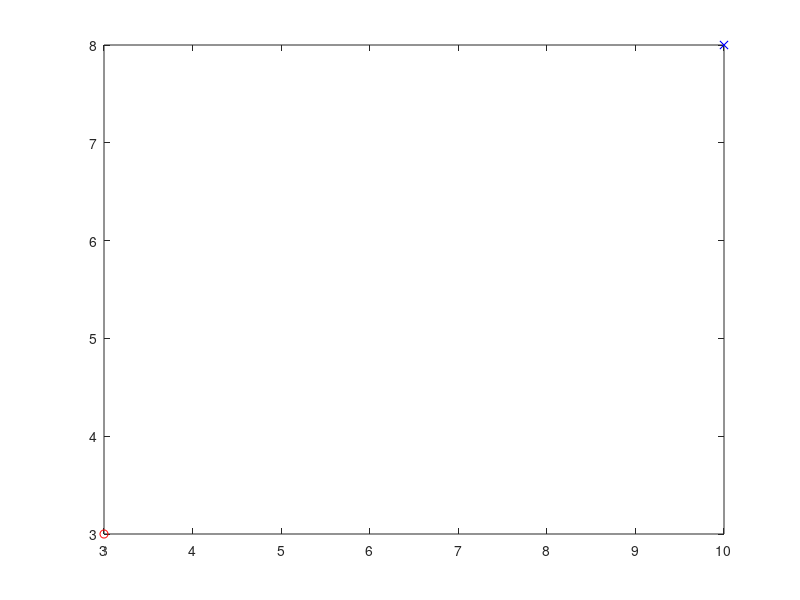

MATLAB code to generate this figure: (Note: this script raises an error after producing the figure.)
%-----------This file aims to use sliding mode control law to get the 
%-----------input of the second-integrator form state function, i.e.,
%-----------dx1 = x2;
%-----------dx2 = u
%% initialization
clear;
clc;
close all;
target = [10 8];
obs = [3 3;
    8 6];
obs_r = 0.3;
reactR = 1.2;
buffer_r = 1.5;

p1 = plot(target(1), target(2),  'bx');
hold on;
p2 = plot(obs(1, 1), obs(1, 2),  'ro');
hold on;
circle(obs(1, :), obs_r,  'r');
hold on;
circle(obs(1, :), reactR,  'k');
hold on;
p3 = plot(obs(2, 1), obs(2, 2),  'ro');
hold on;
circle(obs(2, :), obs_r,  'r');
hold on;
circle(obs(2, :), reactR,  'k');
hold on;

% Initial Conditions
x = [0 0;
    0 0;
    6 0.5;
    0 0;
    3 5;
    0 0];
x1_1 = x(1, :);
x1_2 = x(2, :);
x2_1 = x(3, :);
x2_2 = x(4, :);
x3_1 = x(5, :);
x3_2 = x(6, :);
pos = [x1_1; x2_1; x3_1];
k = convhull(pos);
plot(pos(k ,1), pos(k, 2), 'b');
hold on;
% Formation shape that agents are going to follow
F = [2, 0;
    0, 2];

e1 = zeros(1, 2);
e2 = zeros(1, 2);
e3 = zeros(1, 2);
de1 = zeros(1, 2);
de2 = zeros(1, 2);
de3 = zeros(1, 2);
u1 = zeros(1, 2);
u2 = zeros(1, 2);
u3 = zeros(1, 2);
vel1 = zeros(1, 2);
vel2 = zeros(1, 2);
vel3 = zeros(1, 2);

center = zeros(1, 3);
dis_to_tar = norm(x1_1 - target);

%% main code
% sample time
dt = 0.1;
i = 1;
% LQR control parameters
m = 2;
% mass of the vehicle
xite1 = 0.5;
xite2 = 6;
k1 = 5;
k2 = 12;
epc = 1;
c = 2;
while dis_to_tar > 0.1
    dis_to_tar = norm(x1_1 - target);
    [dis_to_obc, inx1] = min([norm(x1_1 - obs(1, :)); norm(x1_1 - obs(2, :))]);
    [dis_to_obc2, inx2] = min([norm(x2_1 - obs(1, :)); norm(x2_1 - obs(2, :))]);
    [dis_to_obc3, inx3] = min([norm(x3_1 - obs(1, :)); norm(x3_1 - obs(2, :))]);

    %% control inputs    
        
    x2d = x1_1 + F(1, :);
    e2(i, :) = x2_1 - x2d;
    de2(i, :) = x2_2 - x1_2;
    s2 = c * e2(i, :) + de2(i, :);

    x3d = x1_1 + F(2, :);
    e3(i, :) = x3_1 - x3d;
    de3(i, :) = x3_2 - x1_2;
    s3 = c * e3(i, :) + de3(i, :);
%% Control law with Rotate Force Artificial Potiential Field
    e1(i, :) = x1_1 - target;
    de1(i, :) = x1_2;
    s1 = c * e1(i, :) + de1(i, :);

    % control input of agent 1
    % sliding mode control
    temp1 = -k1 * s1 - xite1 * tanh(s1) - x1_2;
    if dis_to_obc < reactR
        direction = rotate_force(x1_1, x1_2, obs(inx1, :));
        v1 = temp1;
        g = epc * norm(v1);
        v2 = -g * direction * ((1 / (dis_to_obc - obs_r)) - (1 / (reactR - obs_r)));
        u1(i, :) = v1 + v2;
    else
        u1(i, :) = temp1;
    end

    % control input of agent2 and agent3
    % sliding mode control variable
    temp2 = -k2 * s2 - xite2 * tanh(s2) + x1_2 - x2_2 + u1(i, :);
    if dis_to_obc2 < reactR
        direction = rotate_force(x2_1, x2_2, obs(inx2, :));
        v1 = temp2;
        g = epc * norm(v1);
        v2 = -g * direction * ((1 / (dis_to_obc2 - obs_r)) - (1 / (reactR - obs_r)));
        u2(i, :) = v1 + v2;
    else
        u2(i, :) = temp2;
    end

    temp3 = -k2 * s3 - xite2 * tanh(s3) + x1_2 - x3_2 + u1(i, :);
    if dis_to_obc3 < reactR
        direction = rotate_force(x3_1, x3_2, obs(inx3, :));
        v1 = temp3;
        g = epc * norm(v1);
        v2 = -g * direction * ((1 / (dis_to_obc3 - obs_r)) - (1 / (reactR - obs_r)));
        u3(i, :) = v1 + v2;
    else
        u3(i, :) = temp3;
    end


    % set input force limit
    u1(i, :) = saturation_input(u1(i, :));
    u2(i, :) = saturation_input(u2(i, :));
    u3(i, :) = saturation_input(u3(i, :));
    %% update states
    x1_1 = x1_1 + dt * x1_2;
    x1_2 = x1_2 + dt * u1(i, :);

    x2_1 = x2_1 + dt * x2_2;
    x2_2 = x2_2 + dt * u2(i, :);

    x3_1 = x3_1 + dt * x3_2;
    x3_2 = x3_2 + dt * u3(i, :);
    x1_2 = saturation(x1_2);
    x2_2 = saturation(x2_2);
    x3_2 = saturation(x3_2);

    vel1(i, :) = x1_2;
    vel2(i, :) = x2_2;
    vel3(i, :) = x3_2;
    
    pos = [x1_1; x2_1; x3_1];
    center(i, :) = [(i - 1) * dt, sum(pos) / 3.0];

    %% dynamic plot
    p4 = plot(x1_1(1), x1_1(2),  'r.');
    hold on;
    p5 = plot(x2_1(1), x2_1(2),  'g.');
    hold on;
    p6 = plot(x3_1(1), x3_1(2),  'b.');
    hold on;
    if mod(i, 50) == 0
        % draw the formation
        k = convhull(pos);
        plot(pos(k ,1), pos(k, 2), 'b');
        hold on;
    end
    pause(0.00001);
    i = i + 1;
end
% csvwrite('F:\Documents\graduationProject\project\UAV\track2\target1.csv', center);
%% plot
pos = [x1_1; x2_1; x3_1];
k = convhull(pos);
plot(pos(k ,1), pos(k, 2), 'b');
hold on;

t = center(:, 1);
grid on;
xlabel('x(m)');
ylabel('y(m)');
title('Trajectories of 3 agents');
legend([p1 p2 p3 p4 p5 p6], {'Target',  'Obstacle1',  'obstacle2' 'Leader',  'Follower1',  'Follower2'},  'Location',  'northwest');
figure(2);
plot(t, e1(:, 1),  'r',  'Linewidth', 2);
hold on;
plot(t, e2(:, 1),  'g',  'Linewidth', 2);
hold on;
plot(t, e3(:, 2),  'b',  'Linewidth', 2);
grid on;
xlabel('Time(sec)');
ylabel('Tracking error(m)');
title('Tracking errors along x-axis');
legend('Leader',  'Follower1',  'Follower2',  'Location',  'northeast');
figure(3);
plot(t, u1(:, 1),  'r',  'Linewidth', 1);
hold on;
plot(t, u1(:, 2),  'r--',  'Linewidth', 1);
hold on;
plot(t, u2(:, 1),  'g',  'Linewidth', 1);
hold on;
plot(t, u2(:, 2),  'g--',  'Linewidth', 1);
hold on;
plot(t, u3(:, 1),  'b',  'Linewidth', 1);
hold on;
plot(t, u3(:, 2),  'b--',  'Linewidth', 1);
hold on;
grid on;
xlabel('Time(sec)');
ylabel('Control input(N)');
title('Control inputs');
legend('Leader x',  'Leader y',  'Follower1 x',  'Follower1 y',  'Follower2 x',  'Follower2 y',  'Location',  'northeast');
figure(4);
plot(e2(:, 1), de2(:, 1),  'g', 'Linewidth', 1.5);
hold on;
plot(e3(:, 1), de3(:, 1),  'b',  'Linewidth', 1.5);
hold on;
fimplicit(@(x, y) x + y,  'k',  'Linewidth', 1.5);
grid on;
xlabel('e');
ylabel('de');
title('Sliding mode');
legend('Follower1',  'Follower2',  's = 0');
figure(5);
plot(t, vel1(:, 1),  'r',  'Linewidth', 1.5);
hold on;
plot(t, vel2(:, 1),  'g',  'Linewidth', 1.5);
hold on;
plot(t, vel3(:, 1),  'b',  'Linewidth', 1.5);
hold on;
grid on;
xlabel('Time(sec)');
ylabel('speed(m/s)');
title('Velocity');
legend('Leader',  'Follower1',  'Follower2');
figure(6);
plot(t, s2(:, 1),  'r',  'Linewidth', 1.5);
hold on;
grid on;
xlabel('Time(sec)');
ylabel('s2');
title('s2');
legend('Follower2');

%% functions
function f = rotate_force(pos, vel, obc)
    x = pos(1);
    y = pos(2);
    vel_x = vel(1);
    vel_y = vel(2);
    x0 = obc(1);
    y0 = obc(2);

    psi = atan2(vel_y, vel_x);
    chi = atan2(y0 - y, x0 - x);

    if (mod(psi - chi, 2 * pi) <= pi)
        fxkrc = y - y0;
        fykrc = -x - x0;
        fxkr = fxkrc;
        fykr = fykrc;
    else
        fxkrcc = -y - y0;
        fykrcc = x - x0;
        fxkr = fxkrcc;
        fykr = fykrcc;
    end

    f = [fxkr, fykr];
    f = f / norm(f);
end

function u = saturation(x)
    maximum = 0.5;

    if norm(x) > maximum
        u = maximum * x / norm(x);
    else
        u = x;
    end

end

function u = saturation_input(x)
    maximum = 8;

    if norm(x) > maximum
        u = maximum * x / norm(x);
    else
        u = x;
    end

end
